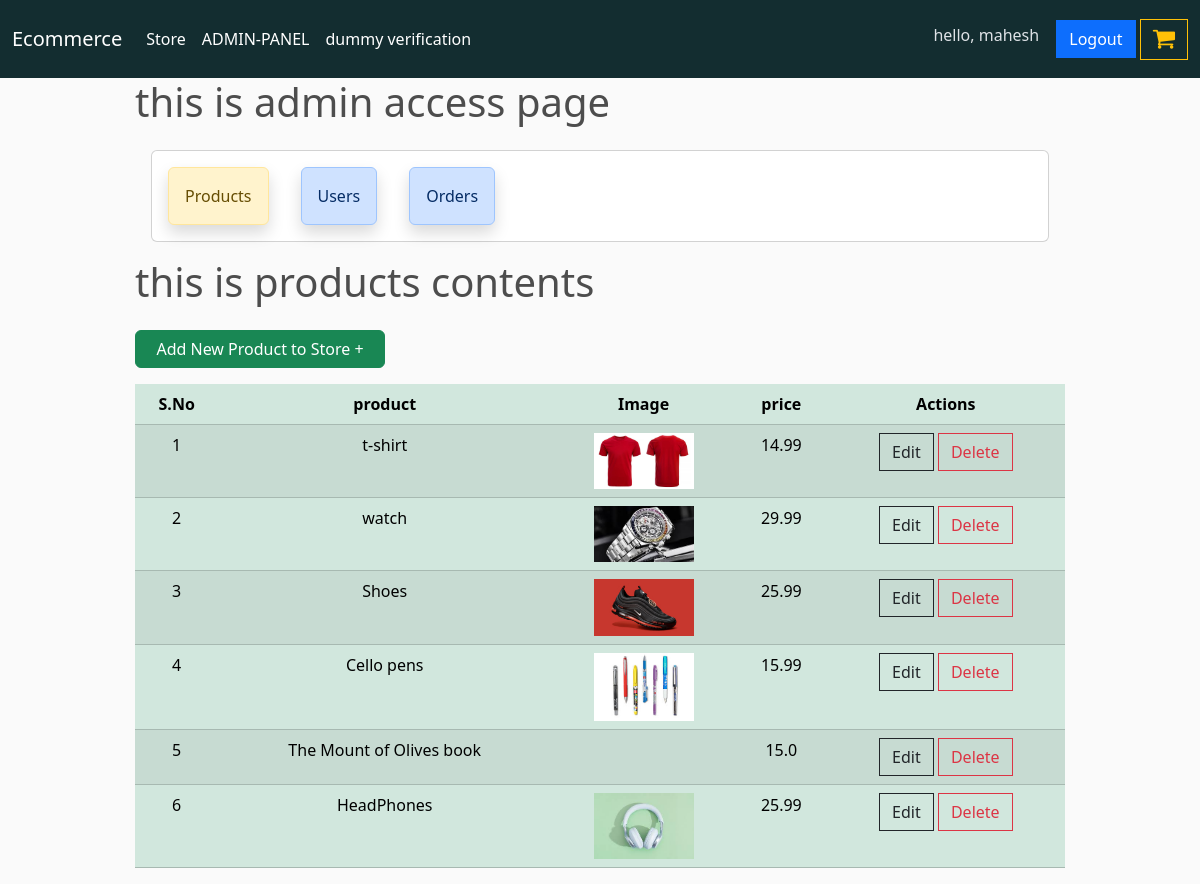
Page /admin-access/products/ (signed in) on the earlier database version.
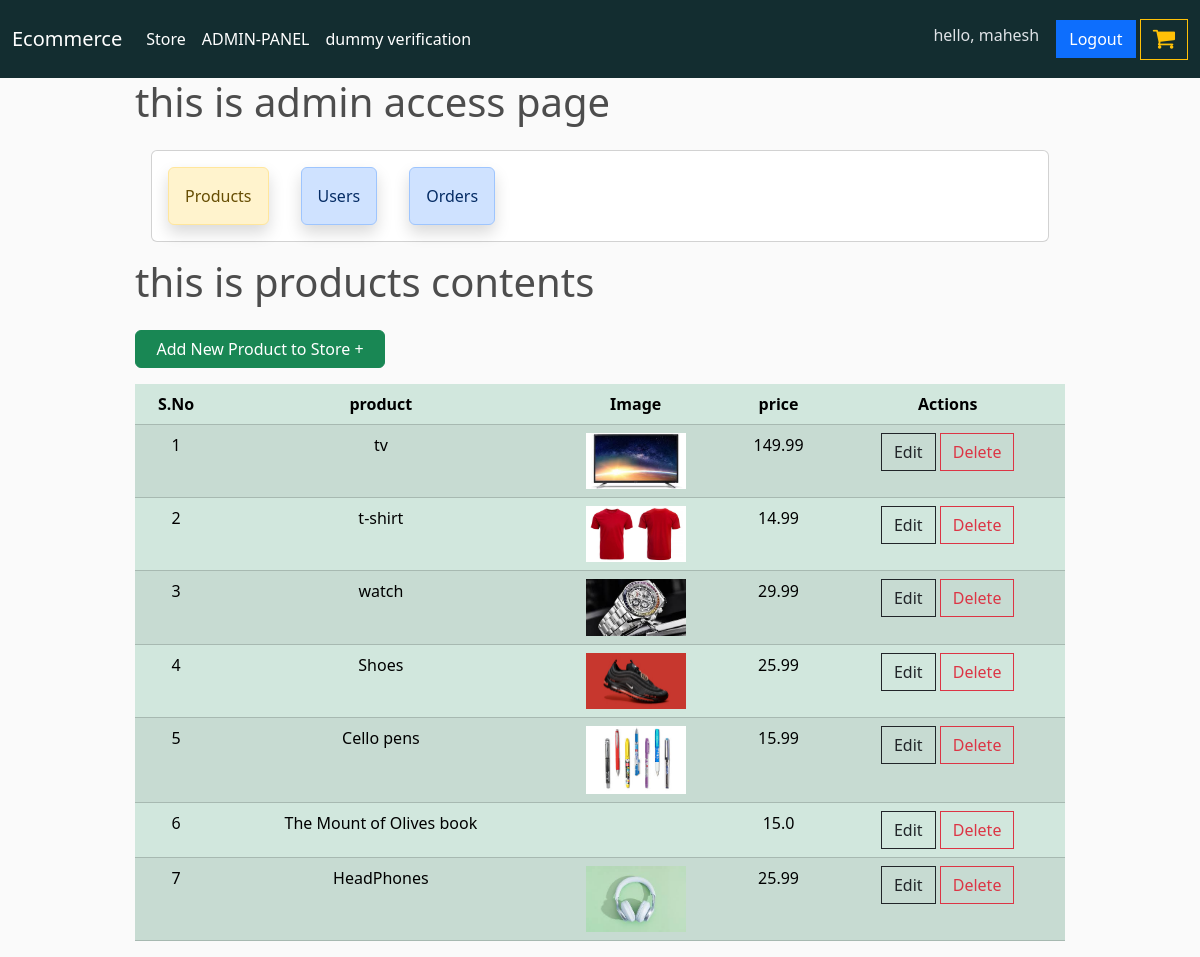
Same page on the later database version.
### store/models.py (models this page shows, shortened)
class Product(models.Model):
    name = models.CharField(max_length = 100, null = True)
    price = models.FloatField()
    digital = models.BooleanField(default = False, null = True, blank = False)
    image = models.ImageField(blank=True, null=True)
    created_at = models.DateTimeField(auto_now_add = True)
    updated_at = models.DateTimeField(auto_now = True)
    class Meta:
        ordering = [ '-updated_at', '-created_at']
    @property
    def imageURL(self):
        try:
            url = self.image.url
        except:
            url = ''
        return url

### admin_access/views.py (the view)
# urls.py: path('products/', admin_products, name='admin-products'),
@user_passes_test(is_superuser, login_url='account-login')
def admin_products(request):
    products = Product.objects.all()
    context = {"products":products}
    return render(request, 'admin_access/admin_products.html', context)

### admin_access/views.py (called while the page is built)
def is_superuser(user):
    return user.is_superuser

### admin_access/templates/admin_access/admin_products.html (shortened to what this page needs)
{% extends 'admin_access/admin_home.html' %}
{% load static %}
{% block admin_content %}
<h1>this is products contents</h1>
<a href="{% url 'add-product' %}" class="btn btn-success rounded m-3 ms-0" style="width: 250px;">Add New Product to Store +</a>
<table class="table table-success table-striped text-center">
    <thead>
        <th>S.No</th>
        <th>product</th>
        <th>Image</th>
        <th>price</th>
        <th>Actions</th>
    </thead>
    <tbody>
        {% for product in products %}
            <tr>
                <td>{{forloop.counter}}</td>
                <td>{{product.name}}</td>
                <td>
                    <div class="mx-auto" style="width: 100px;"><img src="{{product.imageURL}}" alt="" class="w-100"></div>
                </td>
                <td>{{product.price}}</td>
                <td>
                        <a href="{% url 'update-product' product.id %}" class="btn btn-outline-dark">Edit</a>
                        <a href="#" class="btn btn-outline-danger" data-bs-toggle="modal"  data-product-id="{{ product.id }}" data-product-name="{{ product.name }}" data-bs-target="#exampleModal">
                            Delete
                        </a>
                </td>
            </tr>
        {% endfor %}
    </tbody>
</table>
{% endblock %}

### admin_access/templates/admin_access/admin_home.html
{% extends 'main.html' %}
{% load static %}
{% block content %}
<div class="d-flex flex-column justify-content-center col-10">
    <h1>this is admin access page  </h1>
    <div class="card d-flex flex-row  m-3">
        <a href="{% url 'admin-products' %}" class="card shadow m-3 p-3 alert alert-warning nav-link">Products</a>
        <a href="{% url 'admin-users' %}" class="card shadow m-3 p-3 alert alert-primary nav-link">Users</a>
        <a href="{% url 'admin-orders' %}" class="card shadow m-3 p-3 alert alert-primary nav-link">Orders</a>
    </div>
    {% block admin_content %}
    {% endblock %}
</div>
{% endblock %}

### store/templates/main.html (shortened to what this page needs)
<!DOCTYPE html>
{% load static %}
<html lang="en">
<head>
    <link href="https://cdn.jsdelivr.net/npm/bootstrap@5.3.3/dist/css/bootstrap.min.css" rel="stylesheet">
    <link rel="stylesheet" href="https://cdnjs.cloudflare.com/ajax/libs/font-awesome/4.7.0/css/font-awesome.min.css">
    <link rel="stylesheet" href="{% static 'css/main.css' %}">
    <link rel="stylesheet" href="{% static 'css/store.css' %}">
    <link rel="stylesheet" href="{% static 'css/cart.css' %}">
</head>
<body>
    {% include 'navbar.html' %}
    <div class="container w-100">
        {% block content %}
        {% endblock  %}
    </div>
</body>
</html>

### store/templates/navbar.html (shortened to what this page needs)
    <nav class="navbar navbar-expand-lg bg-dark navbar-dark" data-bs-theme="dark">
        <div class="container-fluid">
        <a class="navbar-brand" href="{% url 'store' %}">Ecommerce</a>
        <div class="collapse navbar-collapse" id="navbarSupportedContent">
            <ul class="navbar-nav me-auto mb-2 mb-lg-0">
                <li class="nav-item">
                    <a class="nav-link active" aria-current="page" href="{% url 'store' %}">Store</a>
                </li>
                {% if user.is_superuser %}
                <li class="nav-item">
                    <a class="nav-link active" aria-current="page" href="{% url 'admin-home' %}">ADMIN-PANEL</a>
                </li>
                {% endif %}
                <li class="nav-item">
                    <a class="nav-link active" aria-current="page" href="{% url 'dummy-check' %}">dummy verification</a>
                </li>
            </ul>
            <div class="form-inline my-2">
                {% if user.is_authenticated %}
                <h6 class="btn">hello, {{user.username}}</h6>
                <a href="{% url 'account-logout' %}" class="btn btn-primary my-2 my-sm-0">Logout</a>
                {% else %}
                <a href="{% url 'account-login' %}" class="btn btn-primary my-2 my-sm-0">Login</a>
                {% endif %}
                <a href="{% url 'cart' %}" class="btn btn-outline-warning my-2 my-sm-0">
                    <i class="fa" style="font-size:24px">&#xf07a;</i>
                </a>
            </div>
        </div>
        </div>
    </nav>

### static/css/main.css (style rules this page uses)
body { background-color: hsl(0, 0%, 98%); }
h1,h2,h3,h4,h5,h6 { color:hsl(0, 0%, 30%); }
.bg-dark { background-color: #132d30!important; }
.btn { border-radius: 0; }

### static/css/store.css (style rules this page uses)
.container { display: flex; align-items: center; justify-content: space-around; flex-wrap: wrap; width: 100%; }
.btn { border-radius: 0; }

Differences in the rows shown:
added Product: name "tv", imageURL (picture), price "149.99"
